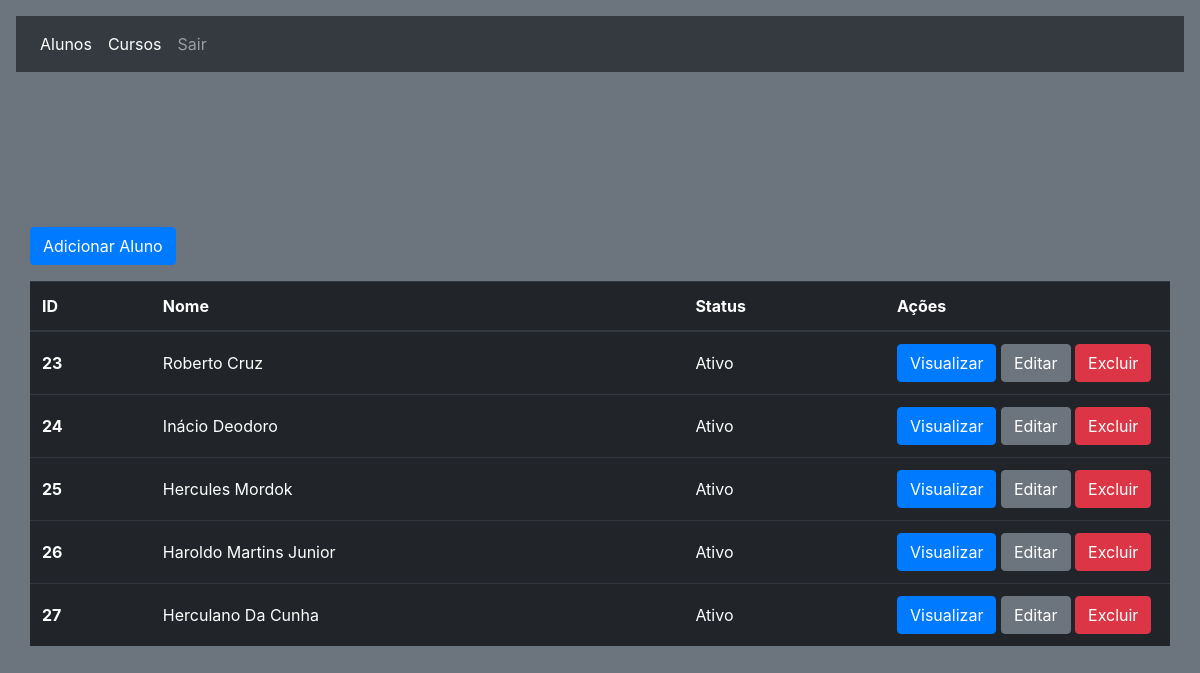
/view/alunos.php, run on the app's committed database.
### tables this page shows
CREATE TABLE `students` (
  `id` int(11) NOT NULL,
  `name` varchar(200) NOT NULL,
  `email` varchar(200) NOT NULL,
  `password` varchar(200) NOT NULL,
  `phone` varchar(50) NOT NULL,
  `course` int(11) NOT NULL,
  `status` tinyint(1) NOT NULL,
  `created_at` timestamp NOT NULL DEFAULT current_timestamp(),
  `updated_at` timestamp NULL DEFAULT NULL
);

### models/Student.php (called while the page is built, shortened)
<?php
class Student {
  private $id;
  private $name;
  private $status;
  public function getId() {
    return $this->id;
  }
  public function setId($id) {
    $this->id = $id;
  }
  public function getName() {
    return $this->name;
  }
  public function setName($name) {
    $this->name = $name;
  }
  public function getStatus() {
    if($this->status === '1') {
      return 1;
    } else {
      return 0;
    }
  }
  public function setStatus($status) {
    $this->status = $status;
  }
}

### view/alunos.php (the view, shortened to what this page needs)
  <?php
  include_once './header.php';
  include_once '../config.php';
  include_once '../models/Student.php';
  $sql = $pdo->query("SELECT * FROM Students");
  $array = [];
  if($sql->rowCount() > 0){
    $data = $sql->fetchAll();
    foreach($data as $row) {
      $student = new Student();
      $student->setId($row['id']);
      $student->setName($row['name']);
      $student->setEmail($row['email']);
      $student->setPassword($row['password']);
      $student->setPhone($row['phone']);
      $student->setCourse($row['course']);
      $student->setStatus($row['status']);
      $student->setCreatedAt($row['created_at']);
      $student->setUpdatedAt($row['updated_at']);
      $array[] = $student;
    }
  }
  ?>
<html>
  <head>
  </head>
  <body class="p-3 mb-2 bg-secondary text-white"></body>
  <main class="d-flex container align-items-center" style="height: calc(100vh - 56px); ">
    <div class="div" style="width: 100%;">
      <div class="row">
        <a type="button" class="btn btn-primary" href="./adicionar_aluno.php">Adicionar Aluno</a>
      </div>
      <div class="row mt-3">
        <table class="table table-hover table-dark">
          <thead>
            <tr>
              <th scope="col">ID</th>
              <th scope="col">Nome</th>
              <th scope="col">Status</th>
              <th scope="col">Ações</th>
            </tr>
          </thead>
          <tbody>
            <?php foreach($array as $student): ?>
            <tr>
              <th scope="row" class="align-middle"><?= $student->getId();?></th>
              <td class="align-middle"><?=$student->getName();?></td>
              <td class="align-middle"><?php if($student->getStatus() == 1) {echo 'Ativo';} else {echo 'Inativo';}?></td>
              <td style="width: 25%">
                <a type="button" class="btn btn-primary" href="./visualizar_aluno.php?id=<?=$student->getId();?>">Visualizar</a>
                <a type="button" class="btn btn-secondary" href="./editar_aluno.php?id=<?=$student->getId();?>">Editar</a>
                <a type="button" class="btn btn-danger" href="../controllers/excluir_aluno_action.php?id=<?=$student->getId();?>">Excluir</a>
              </td>
            </tr>
            <?php endforeach; ?>
          </tbody>
        </table>
      </div>
    </div>
  </main>
</body>
</html>

### view/header.php (shortened to what this page needs)
<!DOCTYPE html>
<html lang="pt-br">
<head>
  <link href="../assets/css/bootstrap.min.css" rel="stylesheet">
</head>
<body>
  <header>
    <nav class="navbar navbar-expand-lg navbar-dark bg-dark">
      <div class="collapse navbar-collapse" id="navbarNav">
        <ul class="navbar-nav">
          <li class="nav-item active">
            <a class="nav-link" href="./alunos.php">Alunos</a>
          </li>
          <li class="nav-item active">
            <a class="nav-link" href="./cursos.php">Cursos</a>
          </li>
          <li class="nav-item">
            <a class="nav-link" href="../controllers/deslogar.php">Sair</a>
          </li>
        </ul>
      </div>
    </nav>
  </header>

### data on the page
students: id "23", name "Roberto Cruz", status "Ativo"
students: id "24", name "Inácio Deodoro", status "Ativo"
students: id "25", name "Hercules Mordok", status "Ativo"
students: id "26", name "Haroldo Martins Junior", status "Ativo"
students: id "27", name "Herculano Da Cunha", status "Ativo"
